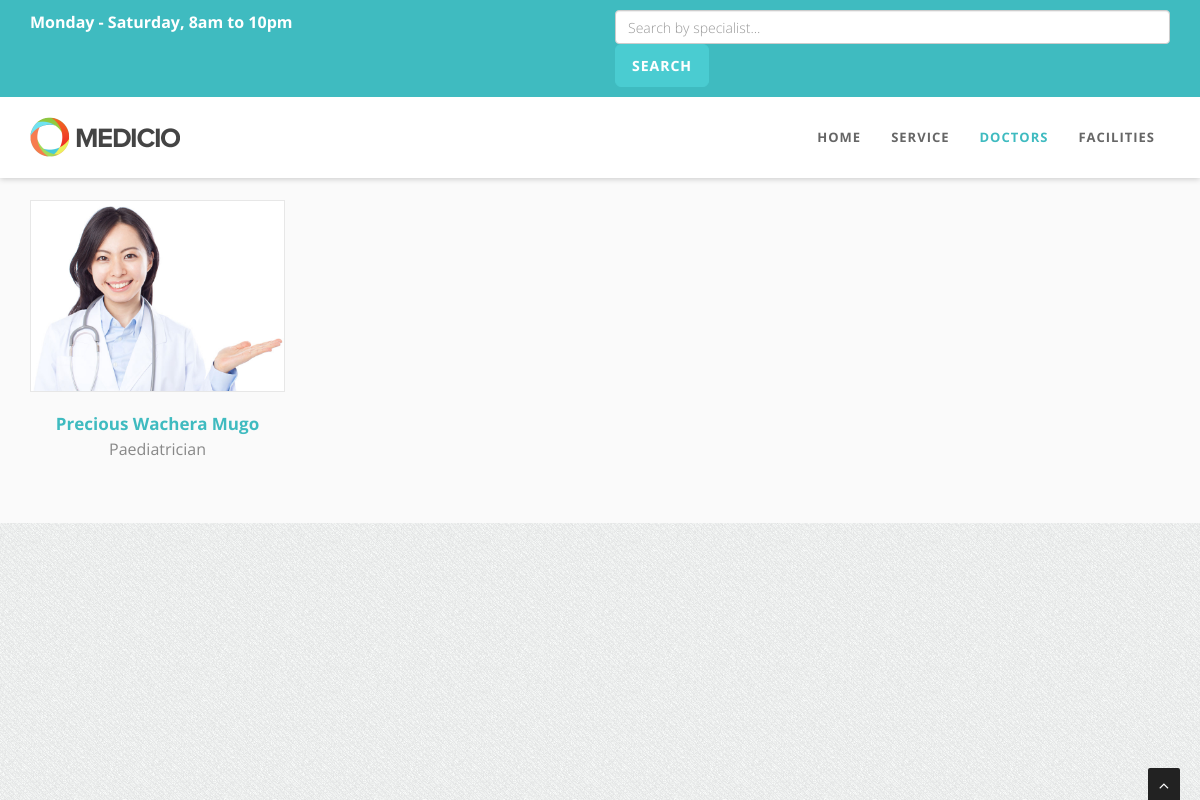
Page /doctorsearch.php?id=Paediatrician on the committed database.
### tables this page shows
CREATE TABLE `doctors` (
  `doctor_id` int(30) NOT NULL,
  `doctor_full_name` text NOT NULL,
  `doctor_email` text NOT NULL,
  `doctor_picture` text NOT NULL,
  `doctor_specialty` text NOT NULL,
  `doctor_profile` text NOT NULL,
  `doctor_phone_number` varchar(13) NOT NULL,
  `doctor_hospital` text NOT NULL,
  `doctor_assignment` text NOT NULL
);

### doctorsearch.php (the view, shortened to what this page needs)
<!DOCTYPE html>
<html lang="en">
<head>
    <link href="css/bootstrap.min.css" rel="stylesheet" type="text/css">
    <link href="font-awesome/css/font-awesome.min.css" rel="stylesheet" type="text/css" />
	<link rel="stylesheet" type="text/css" href="plugins/cubeportfolio/css/cubeportfolio.min.css">
	<link href="css/nivo-lightbox.css" rel="stylesheet" />
	<link href="css/nivo-lightbox-theme/default/default.css" rel="stylesheet" type="text/css" />
	<link href="css/owl.carousel.css" rel="stylesheet" media="screen" />
    <link href="css/owl.theme.css" rel="stylesheet" media="screen" />
	<link href="css/animate.css" rel="stylesheet" />
    <link href="css/style.css" rel="stylesheet">
	<link id="bodybg" href="bodybg/bg1.css" rel="stylesheet" type="text/css" />
	<link id="t-colors" href="color/default.css" rel="stylesheet">
</head>
<body id="page-top" data-spy="scroll" data-target=".navbar-custom">
<div id="wrapper">
    <nav class="navbar navbar-custom navbar-fixed-top" role="navigation">
		<div class="top-area">
			<div class="container">
				<div class="row">
					<div class="col-sm-6 col-md-6">
					<p class="bold text-left">Monday - Saturday, 8am to 10pm </p>
					</div>
					<div class="col-sm-6 col-md-6">
	<form action="doctorsearch.php" method="GET">
    <input class="form-control input-md" type="text" name="id"placeholder="Search by specialist..." >
    <input class="btn btn-skin btn-lg" type="submit" value="Search" >
     </form>
					</div>
				</div>
			</div>
		</div>
        <div class="container navigation">
            <div class="navbar-header page-scroll">
                <a class="navbar-brand" href="index.php">
                    <img src="img/logo.png" alt="" width="150" height="40" />
                </a>
            </div>
            <div class="collapse navbar-collapse navbar-right navbar-main-collapse">
			  <ul class="nav navbar-nav">
				<li class="active"><a href="#intro">Home</a></li>
				<li><a href="#service">Service</a></li>
				<li><a href="#doctor">Doctors</a></li>
				<li><a href="#facilities">Facilities</a></li>
			  </ul>
            </div>
        </div>
    </nav>
    <section id="doctor" class="home-section bg-gray paddingbot-60">
		<div class="container">
			<div class="row">
				<div class="col-lg-12">
            <div id="grid-container" class="cbp-l-grid-team">
                <ul>
<?php
			$id = $_GET['id'];
global $conn;
	 	$result=mysqli_query($conn,"SELECT * FROM doctors WHERE doctor_specialty='$id'");
		if($result->num_rows > 0) {
	 	 while($row=mysqli_fetch_array($result) ){
?>
                    <li class="cbp-item psychiatrist">
                        <a href="member.php?id=<?php echo $row['doctor_id']?>" class="cbp-caption">
                            <div class="cbp-caption-defaultWrap">
                                <img src="img/team/<?php echo $row['doctor_picture']?>" alt="" width="100%">
                            </div>
                        </a>
                        <a href="member.php?id=<?php echo $row['doctor_id']?>" class=" cbp-l-grid-team-name"><?php echo $row['doctor_full_name']?></a>
                        <div class="cbp-l-grid-team-position"><?php echo $row['doctor_specialty']?></div>
                    </li>
					<?php
		 }
		}else{
			echo "0 results";
		}
?>
                </ul>
            </div>
			</div>
			</div>
		</div>
	</section>
</div>
<a href="#" class="scrollup"><i class="fa fa-angle-up active"></i></a>
</body>
</html>

### css/style.css (style rules this page uses)
body { width: 100%; height: 100%; font-family: 'Open Sans', sans-serif; font-weight: 300; color: #666; background-color: #ddd; font-size: 16px; line-height: 1.6em; }
html { width: 100%; height: 100%; }
label, input, button, select, textarea { font-family: 'Open Sans', sans-serif; font-size: inherit; line-height: inherit; }
p { margin: 0 0 20px; }
p.bold { font-weight: 700; }
a { color: #666; -webkit-transition: all .2s ease-in-out; -moz-transition: all .2s ease-in-out; transition: all .2s ease-in-out; }
.top-area { -webkit-transition: all .4s ease-in-out; -moz-transition: all .4s ease-in-out; transition: all .4s ease-in-out; width: 100%; color: #fff; padding-top: 10px; padding-bottom: 10px; }
.top-area p { margin-bottom: 10px; }
.navbar-brand { padding-top: 15px; margin-top: 5px; padding-bottom: 0; }
.navbar.navbar-custom { width: inherit; margin: 0 auto; padding-bottom:0; box-shadow: 0 0 3px rgba(0,0,0,0.12); box-shadow: 0 1px 6px rgba(0,0,0,.2); -webkit-box-shadow: 0 1px 6px rgba(0,0,0,.2); -moz-box-shadow: 0 1px 6px rgba(0,0,0,.2); -o-box-shadow: 0 1px 6px rgba(0,0,0,.2); }
.navbar.navbar-custom .navigation { padding-bottom: 15px; }
.navbar { margin-bottom: 0; border-bottom: 1px solid rgba(255,255,255,.3); }
.navbar-brand { font-weight: 700; }
.navbar.navbar-custom.navbar-fixed-top { background: #fff; }
.navbar.navbar-custom { padding-top: 0; }
.navbar.navbar-custom ul.nav.navbar-nav { margin-top: 15px; -webkit-transition: all .4s ease-in-out; -moz-transition: all .4s ease-in-out; transition: all .4s ease-in-out; }
.navbar-custom ul.nav li a { font-size: 13px; letter-spacing: 1px; color: #666; text-transform: uppercase; font-weight: 700; background: transparent; }
.navbar-custom.navbar-fixed-top .nav li a:hover, .navbar-custom.navbar-fixed-top .nav li a:focus, .navbar-custom.navbar-fixed-top .nav li.active a, .navbar-custom.navbar-fixed-top .nav li.active { outline: 0; background: none; }
.paddingbot-60 { padding-bottom:60px !important; }
.home-section { padding-top: 150px; display:block; position:relative; z-index:120; background-color: #fff; }
.bg-gray { background: #fafafa; }
.btn-skin { color: #fff; }
.btn-lg, .btn-group-lg > .btn { padding: 10px 16px; font-size: 20px; line-height: 1.5em; border-radius: 6px; }
.cbp .cbp-item { z-index: 2; display: block; width: 240px; height: 250px; }
.cbp-l-grid-team-name { font: 700 17px "Open Sans", sans-serif; color: #456297; text-decoration: none; display: block; text-align: center; margin-bottom: 3px; }
.cbp-l-grid-team-position { font: italic 400 16px "Open Sans", sans-serif; color: #888888; text-align: center; font-style: normal; }
.scrollup { position:fixed; width:32px; height:32px; bottom:0px; right:20px; background: #222; -webkit-border-radius: 2px 2px 0 0; -moz-border-radius: 2px 2px 0 0; border-radius: 2px 2px 0 0; }
a.scrollup { outline:0; text-align: center; }
a.scrollup i { margin-top: 10px; color: #fff; }
.btn { position: relative; display: inline-block; outline: none; color: #fff; text-decoration: none; text-transform: uppercase; letter-spacing: 1px; font-weight: 400; text-shadow: 0 0 1px rgba(255,255,255,0.3); font-size: 14px; font-weight: 700; }

### bodybg/bg1.css (style rules this page uses)
body { background: url(../img/bodybg/bg1.png) repeat left top; }

### color/default.css (style rules this page uses)
.btn-skin { background-color: #4ACCD1; border-color: #4ACCD1; }
.top-area { background: #3fbbc0; }
.navbar-custom.top-nav-collapse .nav li a:hover, .navbar-custom .nav li a:hover, .navbar-custom .nav li.active a,.navbar-custom.top-nav-collapse .nav li.active a { color: #3fbbc0; }
.cbp-l-grid-team-name { color: #3fbbc0; }

### rows in the picture
doctors: doctor_picture (picture), doctor_full_name "Precious Wachera Mugo", doctor_specialty "Paediatrician"
